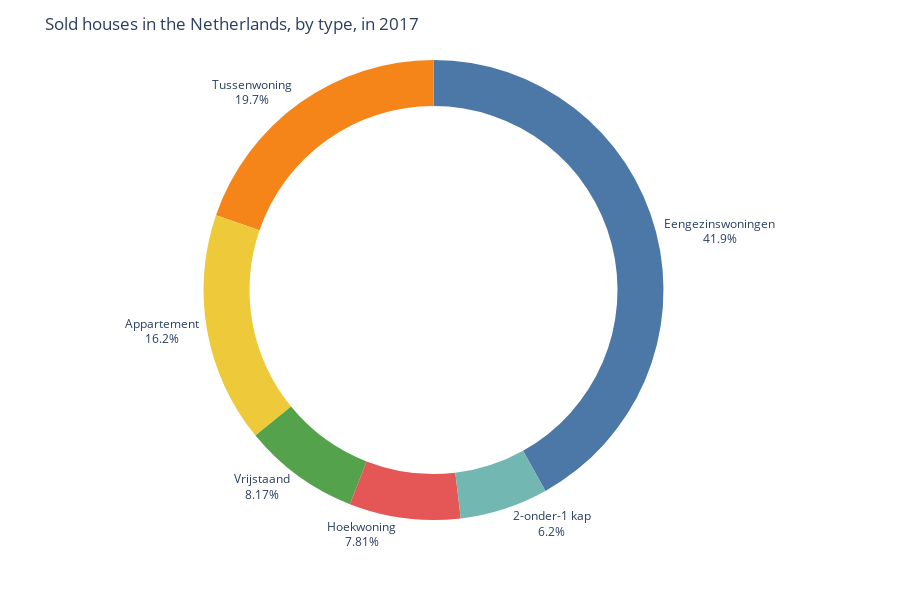

Notebook code for this chart:
### Markdown cell above
## Assignment 2.2

The second assignment is based on `existing_property.csv` (bestaande_koopwoning) based on data from the [CBS](http://statline.cbs.nl/Statweb/publication/?DM=SLNL&PA=83910NED&D1=3&D2=1-6&D3=114&HDR=T,G1&STB=G2&VW=T) and contains the numbers of houses sold in 2017 in the Netherlands, by house type.

For this assignment you have to make a donut chart based on this dataset in which this data is shown, broken down by type of house. Your chart should look like the following:

<img src="donutchart.png">

**Requirements:**
- Plot title
  - `Sold houses in the Netherlands, by type, in 2017`
- No legend
- Text and percentage around the donut chart
- Based on the data from the csv file
- The color scale on the sections in the pie chart needs to be `px.colors.qualitative.T10`
- The height of the graph needs to be `600`

*Hints:*
- See also the hints in Assignment 2.1
- Check [documentation of the pie chart](https://plotly.com/python-api-reference/generated/plotly.graph_objects.pie.html) for the available properties.
- Check the [documentation of colors](https://plotly.com/python/discrete-color/) for available color scales

### Code cell
# Code for assignment 2.2 in this cell
df = pd.read_csv('existing_property.csv')

color_mapping = {
    'Eengezinswoningen':px.colors.qualitative.T10[0],
    'Tussenwoning':px.colors.qualitative.T10[1],
    'Apartement': px.colors.qualitative.T10[5], 
    'Vrijstaand': px.colors.qualitative.T10[4],
    'Hoekwoning':px.colors.qualitative.T10[2],
    '2-onder-1 kap ':px.colors.qualitative.T10[3],
    }
# Donut chart maken met plotly express
fig = px.pie(df, values='Aantal', names='Type woning', hole=0.8,
             color_discrete_sequence=list(color_mapping.values()))

# Chart titel
fig.update_layout(
    title='Sold houses in the Netherlands, by type, in 2017',
    height=600
)

# Tekst en percentages 
fig.update_traces(
    textposition='outside',
    textinfo='percent+label'
)

# Haal legenda weg
fig.update_layout(
    showlegend=False
)

# Weergeef donut chart
fig.show()

### Figure 1 — Plotly figure (JSON) as saved in the notebook; plotly's stock layout.template omitted (floating-point values rounded to 4 significant figures)
{"data": [{"domain": {"x": [0, 1], "y": [0, 1]}, "hole": 0.8, "hovertemplate": "Type woning=%{label}<br>Aantal=%{value}<extra></extra>", "labels": ["Eengezinswoningen", "Tussenwoning", "Hoekwoning", "2-onder-1 kap", "Vrijstaand", "Appartement"], "legendgroup": "", "name": "", "showlegend": true, "textinfo": "percent+label", "textposition": "outside", "type": "pie", "values": [169462, 79775, 31594, 25064, 33029, 65424]}], "layout": {"height": 600, "legend": {"tracegroupgap": 0}, "margin": {"t": 60}, "piecolorway": ["#4C78A8", "#F58518", "#EECA3B", "#54A24B", "#E45756", "#72B7B2"], "showlegend": false, "title": {"text": "Sold houses in the Netherlands, by type, in 2017"}}}
